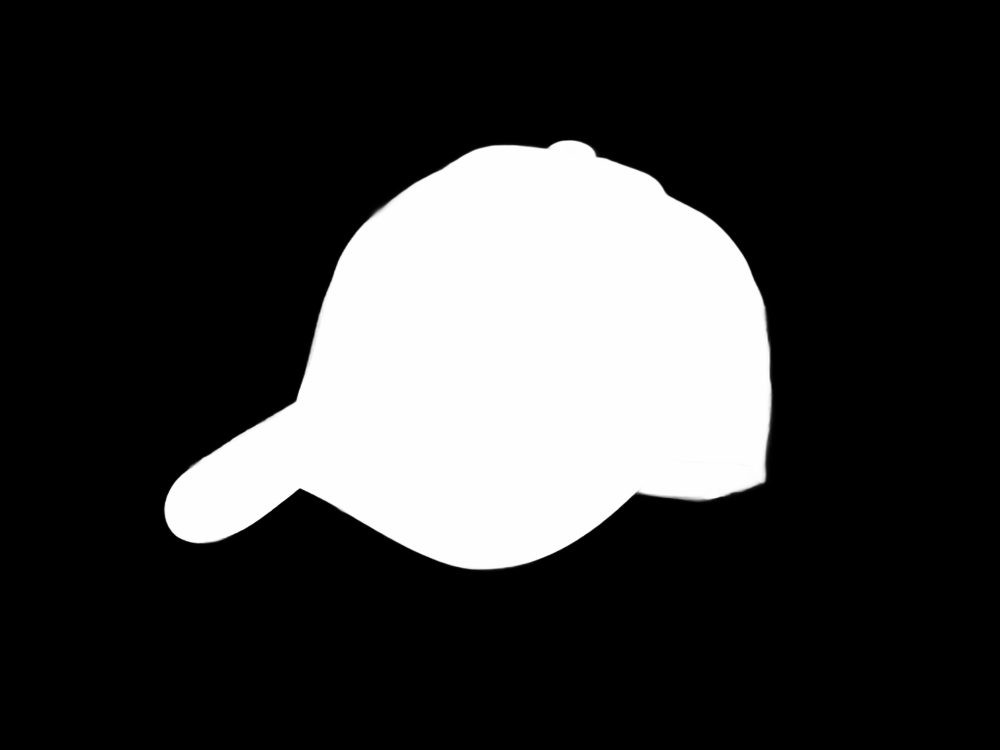
#> input picture tools/mockups/photos/cap/alpha.png, 2000 x 1500 px, given in place of blank.png, which was not available (shown at 1/2 size)
$ python from_blank.py photos/cap
#> lines starting #> are read from the running program, lines starting #| are printed output that depends on the picture; after the words box and inside, x2 and y2 are one past the last pixel; in counts of white or black regions, pixels touching at a corner belong together
"""Studio passes straight from a blank product photo (the AI photo pairs in assets/products/).

Each product has a "logo" photo (display) and a "blank" one. The blank is shown as photographed
(no recolouring) and its print area is a quad on the photo: the logo is laid in with a perspective
map (and an optional wrap for round things), and picks up the photo's own shading and texture.

    python tools/mockups/from_blank.py SRC_DIR            # every product
    python tools/mockups/from_blank.py SRC_DIR mug pen
    python tools/mockups/from_blank.py SRC_DIR --preview  # quads drawn on the photos, to check

SRC_DIR holds <id>/blank.png (1254 px squares).
"""
import json
import os
import sys

import numpy as np
from PIL import Image, ImageDraw
from scipy import ndimage

HERE = os.path.dirname(os.path.abspath(__file__))
ROOT = os.path.abspath(os.path.join(HERE, '..', '..'))
MOCK = os.path.join(ROOT, 'assets', 'mockups')
SIZE = 1200

# quad corners as fractions of the photo: top left, top right, bottom right, bottom left.
# wrap: the surface is a cylinder seen side on (mugs, bottles, a hat band); oval: clip to the
# inscribed ellipse (round coasters, an oval key tag).
Q = {
    'shirt':    {'q': [(0.28, 0.17), (0.73, 0.17), (0.73, 0.92), (0.28, 0.92)], 'wrap': 0.6,
                 'default': {'u': 0.68, 'v': 0.84, 'w': 0.2}},
    'chef':     {'q': [(0.56, 0.17), (0.79, 0.17), (0.79, 0.52), (0.56, 0.52)],
                 'default': {'u': 0.5, 'v': 0.78, 'w': 0.55}},
    'chefhat':  {'q': [(0.23, 0.71), (0.77, 0.71), (0.77, 0.965), (0.23, 0.965)], 'wrap': 0.9,
                 'default': {'u': 0.5, 'v': 0.5, 'w': 0.42}},
    'vest':     {'q': [(0.525, 0.16), (0.622, 0.16), (0.622, 0.42), (0.525, 0.42)],
                 'default': {'u': 0.5, 'v': 0.68, 'w': 0.9}},
    'helmet':   {'q': [(0.36, 0.2), (0.76, 0.2), (0.76, 0.6), (0.36, 0.6)], 'wrap': 0.9,
                 'default': {'u': 0.52, 'v': 0.5, 'w': 0.55}},
    'notebook': {'q': [(0.24, 0.1), (0.69, 0.1), (0.69, 0.86), (0.24, 0.86)],
                 'default': {'u': 0.5, 'v': 0.62, 'w': 0.55}},
    'pen':      {'q': [(0.286, 0.686), (0.506, 0.466), (0.534, 0.494), (0.314, 0.714)], 'wrap': 0.0,
                 'default': {'u': 0.5, 'v': 0.5, 'w': 0.85}},
    'cards':    {'q': [(0.11, 0.31), (0.80, 0.145), (0.905, 0.675), (0.20, 0.86)],
                 'default': {'u': 0.5, 'v': 0.5, 'w': 0.5}},
    'mug':      {'q': [(0.21, 0.24), (0.67, 0.24), (0.67, 0.78), (0.21, 0.78)], 'wrap': 0.95,
                 'default': {'u': 0.5, 'v': 0.5, 'w': 0.62}},
    'tumbler':  {'q': [(0.375, 0.4), (0.625, 0.4), (0.625, 0.9), (0.375, 0.9)], 'wrap': 0.95,
                 'default': {'u': 0.5, 'v': 0.62, 'w': 0.75}},
    'coasters': {'q': [(0.425, 0.525), (0.72, 0.525), (0.72, 0.925), (0.425, 0.925)], 'oval': True,
                 'default': {'u': 0.5, 'v': 0.5, 'w': 0.6}},
    'giftset':  {'q': [(0.28, 0.27), (0.575, 0.27), (0.575, 0.86), (0.28, 0.86)],
                 'default': {'u': 0.5, 'v': 0.6, 'w': 0.6}},
    'tote':     {'q': [(0.25, 0.36), (0.76, 0.36), (0.78, 0.92), (0.23, 0.92)],
                 'default': {'u': 0.5, 'v': 0.55, 'w': 0.6}},
    'lanyard':  {'q': [(0.235, 0.555), (0.415, 0.565), (0.41, 0.895), (0.225, 0.885)],
                 'default': {'u': 0.5, 'v': 0.6, 'w': 0.75}},
    'featherflag': {'q': [(0.41, 0.16), (0.64, 0.08), (0.63, 0.70), (0.41, 0.72)],
                 'default': {'u': 0.5, 'v': 0.7, 'w': 0.75}},
    'label':    {'q': [(0.25, 0.34), (0.75, 0.35), (0.75, 0.66), (0.24, 0.66)],
                 'default': {'u': 0.5, 'v': 0.5, 'w': 0.75}},
    'hangtag':  {'q': [(0.35, 0.27), (0.64, 0.24), (0.72, 0.90), (0.42, 0.94)],
                 'default': {'u': 0.5, 'v': 0.55, 'w': 0.75}},
    'zipper':   {'q': [(0.475, 0.45), (0.565, 0.47), (0.515, 0.73), (0.43, 0.71)],
                 'default': {'u': 0.5, 'v': 0.5, 'w': 0.8}},
    'keychain': {'q': [(0.27, 0.52), (0.60, 0.52), (0.60, 0.935), (0.27, 0.935)], 'oval': True,
                 'default': {'u': 0.5, 'v': 0.5, 'w': 0.62}},
}


def to_lin(c):
    c = np.asarray(c, np.float32) / 255.0
    return np.where(c <= 0.04045, c / 12.92, ((c + 0.055) / 1.055) ** 2.4)


def to_srgb8(x):
    x = np.clip(x, 0, 1)
    s = np.where(x <= 0.0031308, x * 12.92, 1.055 * np.power(x, 1 / 2.4) - 0.055)
    return (s * 255 + 0.5).astype(np.uint8)


def lum(c):
    return c[..., 0] * 0.2126 + c[..., 1] * 0.7152 + c[..., 2] * 0.0722


def homography(src, dst):
    """3x3 H with H @ [x, y, 1] ~ dst for the four point pairs."""
    A = []
    for (x, y), (u, v) in zip(src, dst):
        A.append([x, y, 1, 0, 0, 0, -u * x, -u * y, -u])
        A.append([0, 0, 0, x, y, 1, -v * x, -v * y, -v])
    _, _, vt = np.linalg.svd(np.asarray(A, np.float64))
    return vt[-1].reshape(3, 3)


def build(src, pid, cfg, preview=None):
#> called with src = 'photos/cap', pid = 'shirt'
    im = Image.open(os.path.join(src, pid, 'blank.png')).convert('RGB').resize((SIZE, SIZE), Image.LANCZOS)
    quad = [(x * SIZE, y * SIZE) for x, y in cfg['q']]
    if preview is not None:
        d = ImageDraw.Draw(im)
        d.polygon(quad, outline=(255, 0, 140), width=4)
        return im
    lin = to_lin(np.asarray(im))

    # print area
    m = Image.new('L', (SIZE * 2, SIZE * 2), 0)
#> m: PIL image 2400x2400 L; every value is 0
    md = ImageDraw.Draw(m)
    if cfg.get('oval'):
        xs, ys = zip(*quad)
        md.ellipse([min(xs) * 2, min(ys) * 2, max(xs) * 2, max(ys) * 2], fill=255)
    else:
        md.polygon([(x * 2, y * 2) for x, y in quad], fill=255)
    pm = np.asarray(m.resize((SIZE, SIZE), Image.LANCZOS), np.float32) / 255

    # uv by perspective from the quad (v up), then an optional cylinder wrap across u
    H = homography(quad, [(0, 1), (1, 1), (1, 0), (0, 0)])
    yy, xx = np.mgrid[0:SIZE, 0:SIZE].astype(np.float64) + 0.5
    w_ = H[2, 0] * xx + H[2, 1] * yy + H[2, 2]
    u = (H[0, 0] * xx + H[0, 1] * yy + H[0, 2]) / w_
    v = (H[1, 0] * xx + H[1, 1] * yy + H[1, 2]) / w_
    k = cfg.get('wrap', 0.0)
    if k:
        # seen side on, the middle of a cylinder shows more of its surface than its edges
        x = np.clip(2 * u - 1, -0.999, 0.999)
        u = 0.5 + (1 - k) * x / 2 + k * np.arcsin(x) / np.pi
    valid = (pm > 0.5) & (u >= 0) & (u <= 1) & (v >= 0) & (v <= 1)
#> valid: shape (1200, 1200) bool; 33.8% white; 1 white region, box (x1, y1, x2, y2) and area: (336, 204, 877, 1104) 486002

    # passes: albedo is the photo's smoothed colour, light carries the fine shading and texture
    alb = np.stack([ndimage.gaussian_filter(lin[..., c], 5) for c in range(3)], -1)
    alb = np.maximum(alb, 0.004)
    light = lin / alb
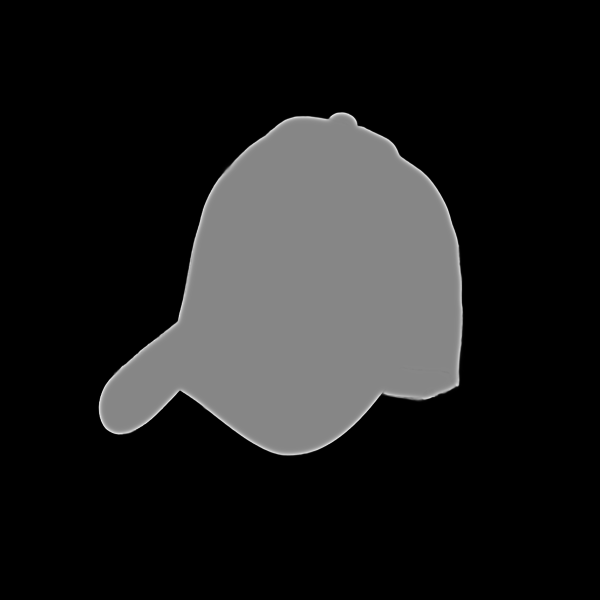
#> light: shape (1200, 1200, 3) float32 (shown at 1/2 size); min 0, max 1.89, mean 0.226; drawn with min black and max white
    region = pm > 0.002
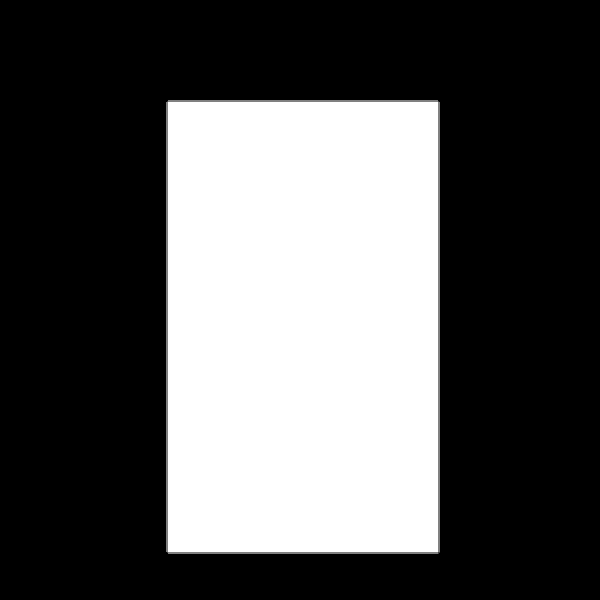
#> region: shape (1200, 1200) bool (shown at 1/2 size); 34.2% white; 5 white regions, box (x1, y1, x2, y2) and area: (335, 203, 877, 1105) 488884, (878, 204, 879, 1105) 901, (333, 204, 334, 1104) 900, (336, 1106, 877, 1107) 541, (336, 201, 876, 202) 540
    S_ = float(np.percentile(light[region].max(axis=1), 99.7)) * 1.05
#> S_ = 1.62

    out = os.path.join(MOCK, pid)
    os.makedirs(out, exist_ok=True)
    Image.fromarray(to_srgb8(light / S_) * region[..., None]).save(os.path.join(out, 'light.webp'), quality=94, method=6)
#> in to_srgb8, `x = np.clip(x, 0, 1)`:
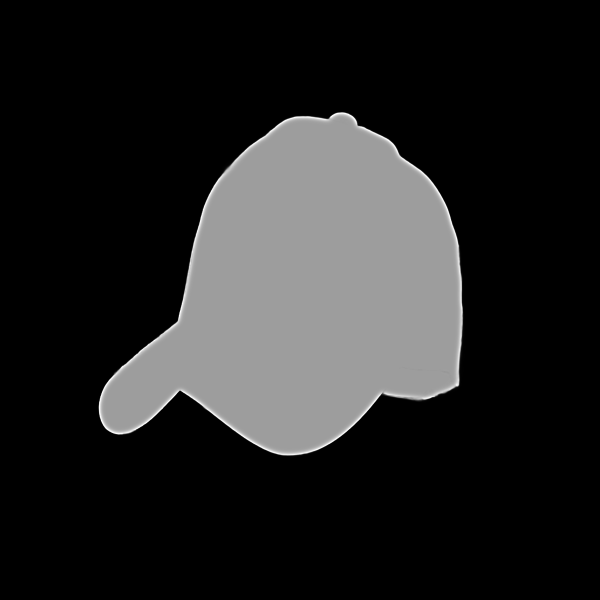
#> x: shape (1200, 1200, 3) float32 (shown at 1/2 size); min 0, max 1, mean 0.139
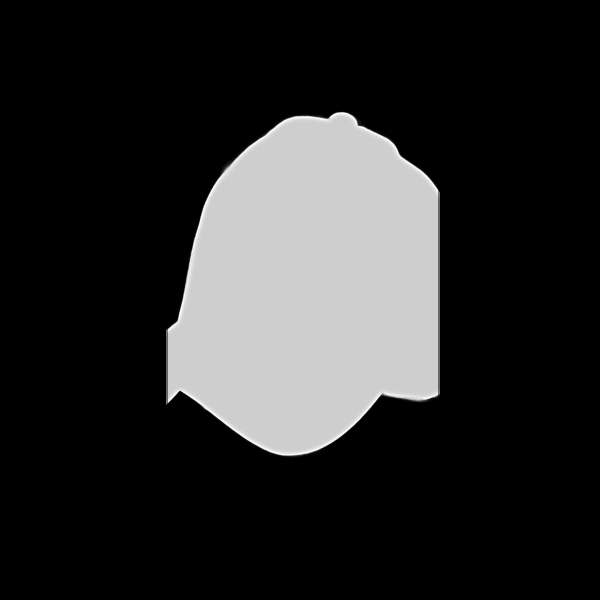
#> saved as light.webp: PIL image 1200x1200 RGB (shown at 1/2 size); min 0, max 255, mean 41.2
    Image.fromarray(to_srgb8(alb) * region[..., None]).save(os.path.join(out, 'albedo.webp'), quality=95, method=6)
    Image.fromarray(np.zeros((SIZE, SIZE, 3), np.uint8)).save(os.path.join(out, 'spec.webp'), quality=80)
    ph = Image.fromarray(to_srgb8(lin))
    ph.save(os.path.join(out, 'photo.webp'), quality=88, method=6)
    ph.resize((240, 240), Image.LANCZOS).save(os.path.join(out, 'thumb.webp'), quality=82, method=6)
    ui = (np.clip(u, 0, 1) * 4095 + 0.5).astype(np.uint16)
    vi = (np.clip(v, 0, 1) * 4095 + 0.5).astype(np.uint16)
    uvp = np.zeros((SIZE, SIZE, 3), np.uint8)
    uvp[..., 0] = (ui >> 4) & 255
    uvp[..., 1] = (vi >> 4) & 255
    uvp[..., 2] = ((ui & 15) << 4) | (vi & 15)
    uvp[~valid] = 0
    Image.fromarray(uvp).save(os.path.join(out, 'uv.png'), optimize=True)
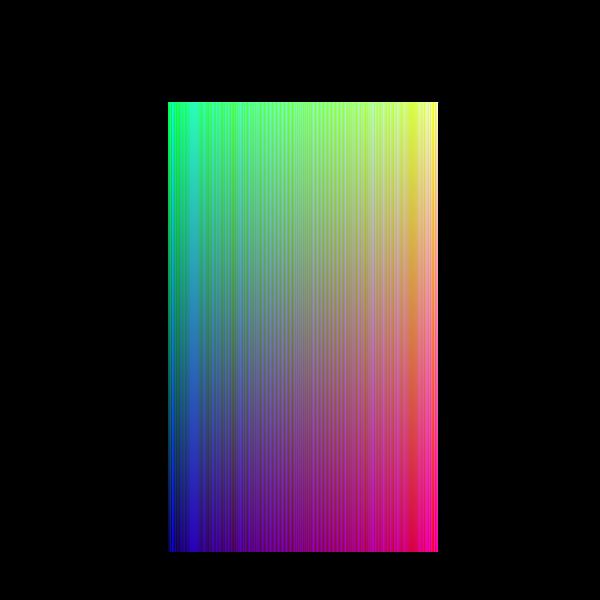
#> saved as uv.png: PIL image 1200x1200 RGB (shown at 1/2 size); mean R, G, B 43, 43, 43
    mk = np.zeros((SIZE, SIZE, 3), np.uint8)
    mk[..., 0] = (pm * 255 + 0.5).astype(np.uint8)
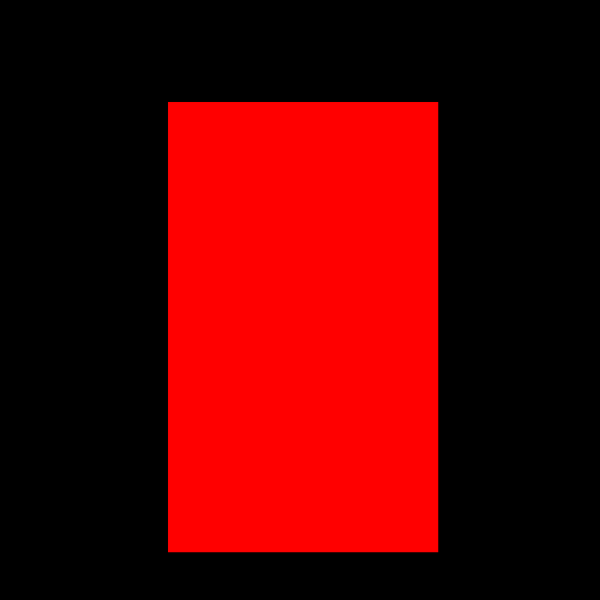
#> mk: shape (1200, 1200, 3) (shown at 1/2 size); mean of channels 0, 1, 2 86.2, 0, 0; drawn as R, G, B
    mk[..., 2] = valid.astype(np.uint8) * 255
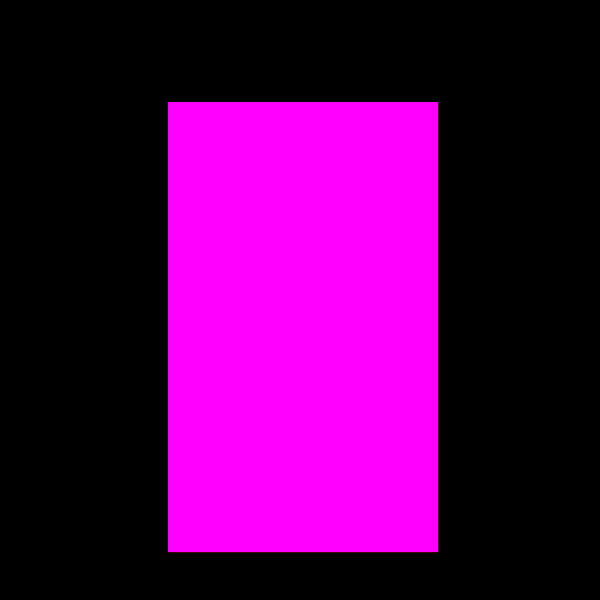
#> mk: shape (1200, 1200, 3) (shown at 1/2 size); mean of channels 0, 1, 2 86.2, 0, 86.1; drawn as R, G, B
    Image.fromarray(mk).save(os.path.join(out, 'mask.png'), optimize=True)

    # print aspect: the quad's mean width over its mean height, in pixels
    (a, b, c, d) = [np.array(p) for p in quad]
    qw = (np.linalg.norm(b - a) + np.linalg.norm(c - d)) / 2
    qh = (np.linalg.norm(d - a) + np.linalg.norm(c - b)) / 2
    if k:
        qw *= 1 + 0.57 * k                     # unrolled, the front of a cylinder is wider than it looks
    meta = {
        'size': [SIZE, SIZE], 'lightScale': round(S_, 4), 'specScale': 0.0, 'tintable': False,
        'printAspect': round(qw / qh, 4), 'default': cfg['default'], 'baseLinear': [0.8, 0.8, 0.8],
        'presets': {'center': cfg['default']}, 'source': 'blank',
    }
    man_path = os.path.join(MOCK, 'manifest.json')
#> (the run stopped early here; a loop or call above may not have finished)

$ run again, on tools/mockups/photos/hoodie/alpha.png
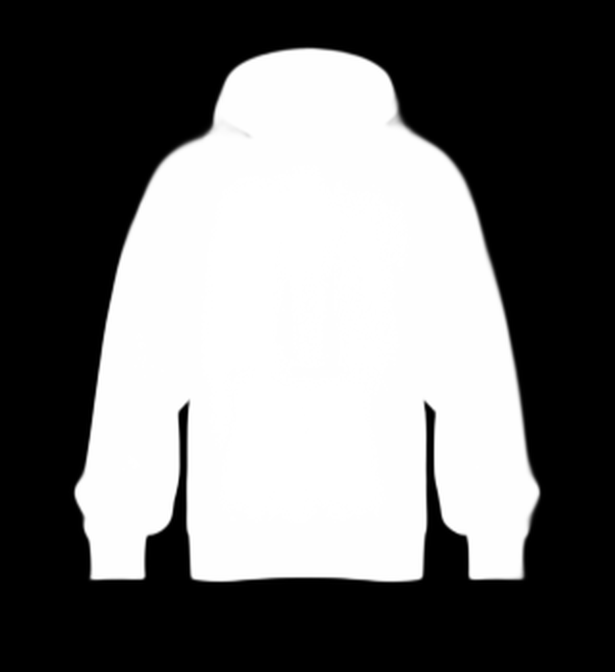
#> input picture tools/mockups/photos/hoodie/alpha.png, 1229 x 1344 px, given in place of blank.png, which was not available (shown at 1/2 size)
#> m: PIL image 2400x2400 L; every value is 0
#> valid: shape (1200, 1200) bool; 33.8% white; 1 white region, box (x1, y1, x2, y2) and area: (336, 204, 877, 1104) 486002
#> in build, `light = lin / alb`:
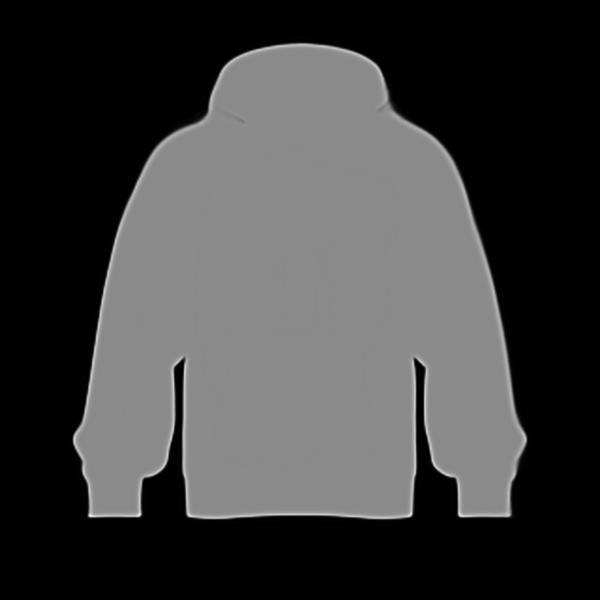
#> light: shape (1200, 1200, 3) float32 (shown at 1/2 size); min 0, max 1.85, mean 0.449; drawn with min black and max white
#> region: shape (1200, 1200) bool; 34.2% white; 5 white regions, box (x1, y1, x2, y2) and area: (335, 203, 877, 1105) 488884, (878, 204, 879, 1105) 901, (333, 204, 334, 1104) 900, (336, 1106, 877, 1107) 541, (336, 201, 876, 202) 540
#> S_ = 1.48
#> in build, `ph.resize((240, 240), Image.LANCZOS).save(os.path.join(out, 'thumb.web..`:
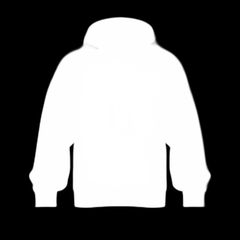
#> saved as thumb.webp: PIL image 240x240 RGB; min 0, max 255, mean 112.3

$ run again, on tools/mockups/photos/polo/alpha.png
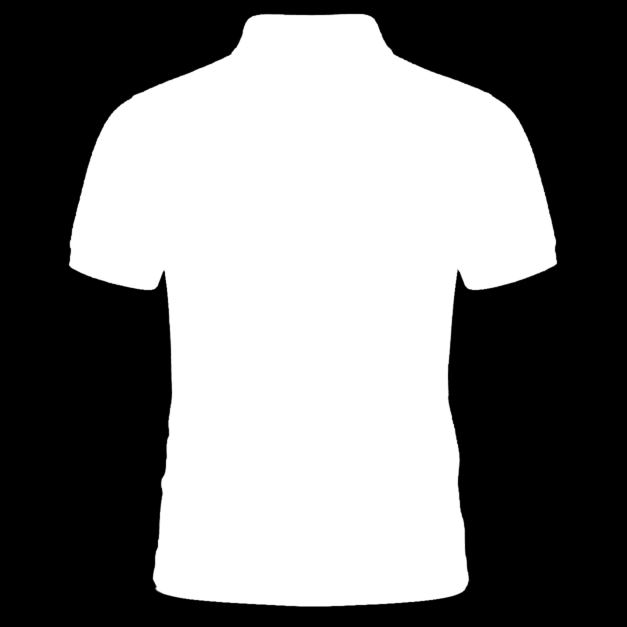
#> input picture tools/mockups/photos/polo/alpha.png, 1254 x 1254 px, given in place of blank.png, which was not available (shown at 1/2 size)
#> m: PIL image 2400x2400 L; every value is 0
#> valid: shape (1200, 1200) bool; 33.8% white; 1 white region, box (x1, y1, x2, y2) and area: (336, 204, 877, 1104) 486002
#> in build, `light = lin / alb`:
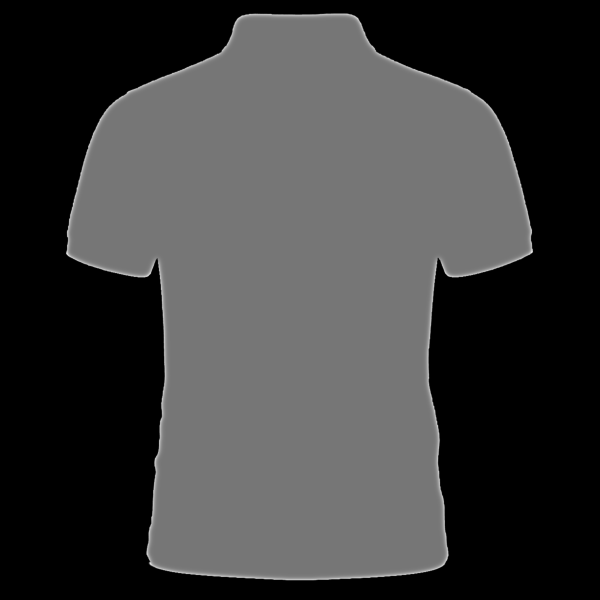
#> light: shape (1200, 1200, 3) float32 (shown at 1/2 size); min 0, max 2.16, mean 0.501; drawn with min black and max white
#> region: shape (1200, 1200) bool; 34.2% white; 5 white regions, box (x1, y1, x2, y2) and area: (335, 203, 877, 1105) 488884, (878, 204, 879, 1105) 901, (333, 204, 334, 1104) 900, (336, 1106, 877, 1107) 541, (336, 201, 876, 202) 540
#> S_ = 1.37
#> in build, `ph.resize((240, 240), Image.LANCZOS).save(os.path.join(out, 'thumb.web..`:
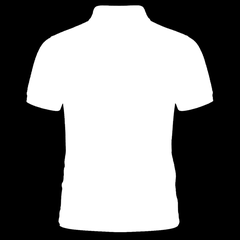
#> saved as thumb.webp: PIL image 240x240 RGB; min 0, max 255, mean 125.9
